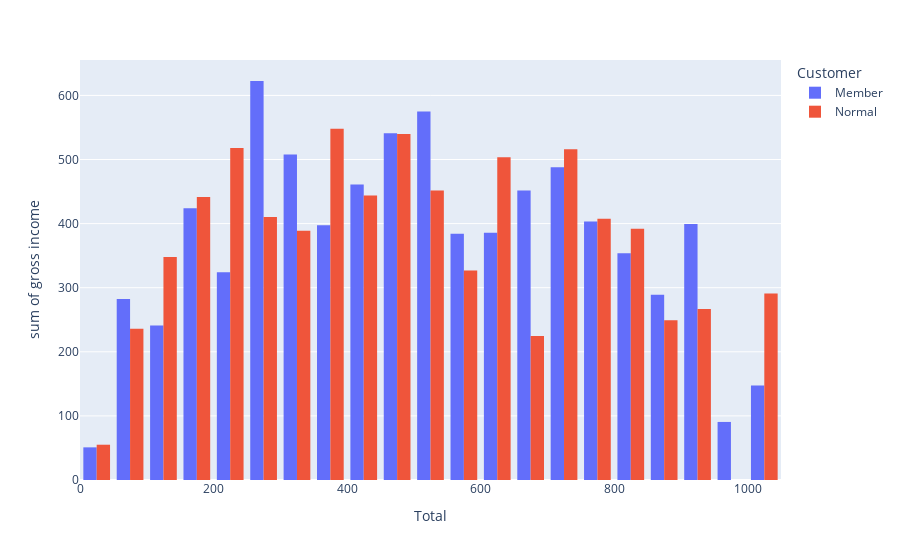

The notebook cell this image was saved under:
### Code cell
fig = px.histogram(purchase_type, x="Total", y="gross income",color='Customer',barmode='group', width=900)
fig.show()

### Figure 1 — Plotly figure (JSON) as saved in the notebook; plotly's stock layout.template omitted (floating-point values rounded to 4 significant figures; data arrays with more than 128 entries replaced by an {"elided": "..."} marker saying what was removed)
{"data": [{"alignmentgroup": "True", "bingroup": "x", "histfunc": "sum", "hovertemplate": "Customer=Member<br>Total=%{x}<br>sum of gross income=%{y}<extra></extra>", "legendgroup": "Member", "marker": {"color": "#636efa", "pattern": {"shape": ""}}, "name": "Member", "offsetgroup": "Member", "orientation": "v", "showlegend": true, "type": "histogram", "x": {"elided": "501 float values"}, "xaxis": "x", "y": {"elided": "501 float values"}, "yaxis": "y"}, {"alignmentgroup": "True", "bingroup": "x", "histfunc": "sum", "hovertemplate": "Customer=Normal<br>Total=%{x}<br>sum of gross income=%{y}<extra></extra>", "legendgroup": "Normal", "marker": {"color": "#EF553B", "pattern": {"shape": ""}}, "name": "Normal", "offsetgroup": "Normal", "orientation": "v", "showlegend": true, "type": "histogram", "x": {"elided": "499 float values"}, "xaxis": "x", "y": {"elided": "499 float values"}, "yaxis": "y"}], "layout": {"barmode": "group", "legend": {"title": {"text": "Customer"}, "tracegroupgap": 0}, "margin": {"t": 60}, "width": 900, "xaxis": {"anchor": "y", "domain": [0, 1], "title": {"text": "Total"}}, "yaxis": {"anchor": "x", "domain": [0, 1], "title": {"text": "sum of gross income"}}}}
